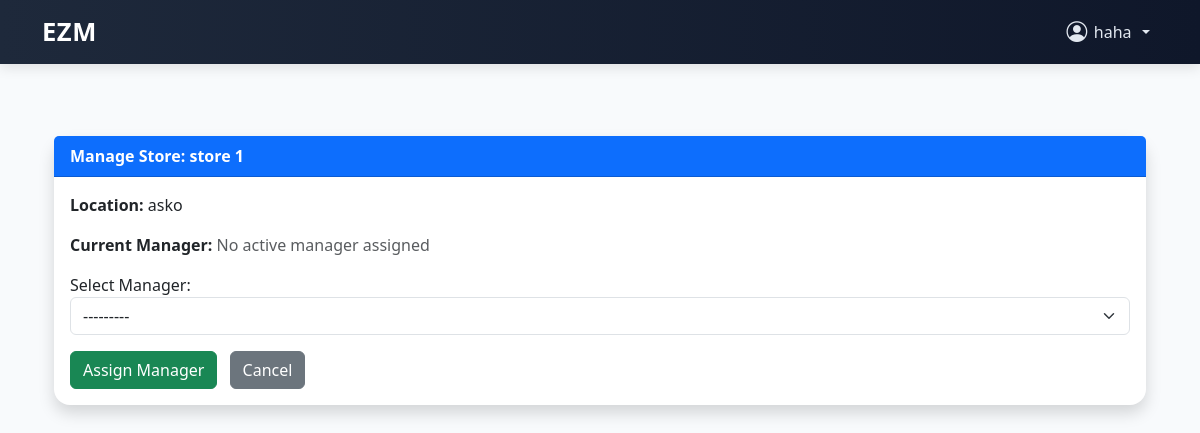
The page /stores/manage/1/ (signed in) on the database as committed earlier.
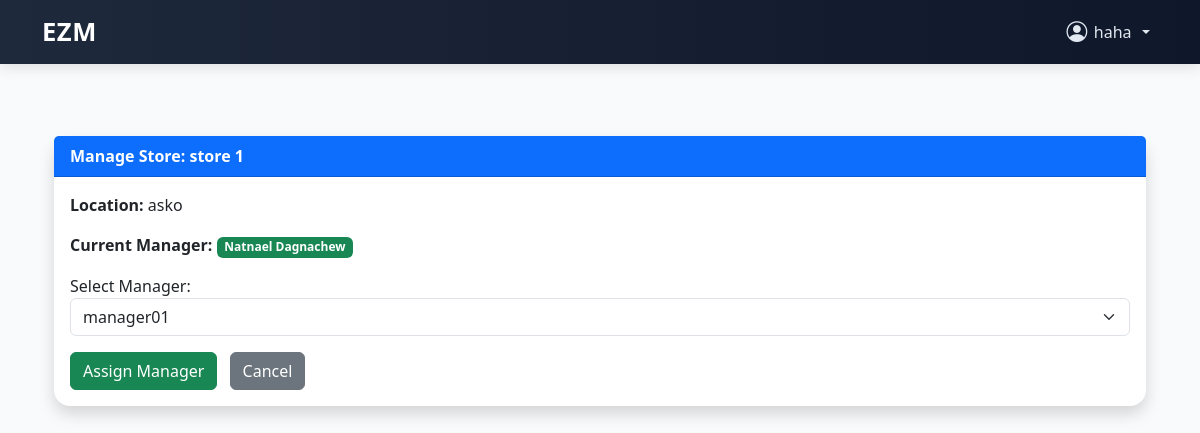
The same page on the database as committed later.
### users/models.py (models this page shows)
class CustomUser(AbstractUser):
    ROLE_CHOICES = [
        ('customer', 'Customer'),
        ('admin', 'Admin'),
        ('store_owner', 'Store Owner'),
        ('store_manager', 'Store Manager'),
        ('cashier', 'Cashier'),
    ]
    role = models.CharField(max_length=20, choices=ROLE_CHOICES)
    is_verified = models.BooleanField(default=False)
    otp_code = models.CharField(max_length=6, blank=True, null=True)
    otp_created_at = models.DateTimeField(null=True, blank=True)

### store/views.py (the view)
# urls.py: path('manage/<int:store_id>/', views.manage_store, name='manage_store'),
@login_required
def manage_store(request, store_id):
    store = get_object_or_404(Store, id=store_id, owner=request.user)
    current_manager = None
    if hasattr(store, 'manager_assignment') and store.manager_assignment.is_active:
        current_manager = store.manager_assignment.manager
    if request.method == 'POST':
        form = AssignManagerForm(request.POST)
        if form.is_valid():
            new_manager = form.cleaned_data['manager']
            if new_manager.role != 'store_manager':
                new_manager.role = 'store_manager'
                new_manager.save(update_fields=['role'])
            if hasattr(store, 'manager_assignment') and store.manager_assignment.is_active:
                old_assignment = store.manager_assignment
                old_manager = old_assignment.manager
                old_assignment.is_active = False
                old_assignment.save()
                still_manager = StoreManager.objects.filter(manager=old_manager, is_active=True).exists()
                if not still_manager and old_manager.role == 'store_manager':
                    old_manager.role = 'customer'
                    old_manager.save(update_fields=['role'])
            assignment = StoreManager.objects.filter(store=store, manager=new_manager).first()
            if assignment:
                assignment.is_active = True
                assignment.save()
            else:
                StoreManager.objects.filter(store=store).delete()
                StoreManager.objects.create(store=store, manager=new_manager, is_active=True)
            messages.success(request, f"{new_manager.get_full_name()} assigned as manager for {store.name}.")
            return redirect('store_owner_page')
    else:
        form = AssignManagerForm(initial={'manager': current_manager.id if current_manager else None})
    return render(request, 'store/manage_store.html', {
        'store': store,
        'form': form,
        'current_manager': current_manager,
    })

### store/forms.py
class AssignManagerForm(forms.Form):
    manager = forms.ModelChoiceField(
        queryset=CustomUser.objects.filter(role__in=['store_manager', '']),
        label="Select Manager",
        widget=forms.Select(attrs={'class': 'form-select'})
    )
    def __init__(self, *args, **kwargs):
        super().__init__(*args, **kwargs)
        self.fields['manager'].queryset = CustomUser.objects.filter(
            is_active=True,
            is_verified=True
        ).exclude(role__in=['store_owner', 'admin'])

### templates/store/manage_store.html (shortened to what this page needs)
{% extends 'base.html' %}
{% block content %}
<div class="container mt-5">
  <div class="card shadow rounded-4 border-0">
    <div class="card-header bg-primary text-white fw-semibold">
      Manage Store: {{ store.name }}
    </div>
    <div class="card-body">
      <p><strong>Location:</strong> {{ store.location }}</p>
      <p><strong>Current Manager:</strong>
        {% if current_manager %}
          <span class="badge bg-success">{{ current_manager.get_full_name }}</span>
        {% else %}
          <span class="text-muted">No active manager assigned</span>
        {% endif %}
      </p>
      <form method="POST" novalidate>
        {{ form.manager.label_tag }}
        {{ form.manager }}
        <div class="mt-3">
          <button type="submit" class="btn btn-success">Assign Manager</button>
          <a href="{% url 'store_owner_page' %}" class="btn btn-secondary ms-2">Cancel</a>
        </div>
      </form>
    </div>
  </div>
</div>
{% endblock %}

Rows that differ between the two databases and show on the page:
added CustomUser: get_full_name "Natnael Dagnachew"
Other text that changed with them:
form field manager: "---------" → "manager01"
text no longer shown: "No active manager assigned"
